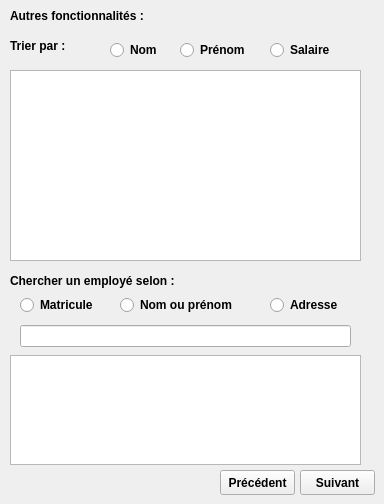
      <widget class="QWidget" name="page_fonct_avance">
       <widget class="QLabel" name="label_tri_et_rech">
        <property name="geometry">
         <rect>
          <x>10</x>
          <y>-5</y>
          <width>341</width>
          <height>41</height>
         </rect>
        </property>
        <property name="font">
         <font>
          <pointsize>9</pointsize>
          <weight>75</weight>
          <bold>true</bold>
         </font>
        </property>
        <property name="text">
         <string>Autres fonctionnalités :</string>
        </property>
        <property name="margin">
         <number>0</number>
        </property>
       </widget>
       <widget class="QTableView" name="tab_employes_tri">
        <property name="geometry">
         <rect>
          <x>10</x>
          <y>70</y>
          <width>351</width>
          <height>191</height>
         </rect>
        </property>
       </widget>
       <widget class="QLabel" name="label_trierselon">
        <property name="geometry">
         <rect>
          <x>10</x>
          <y>25</y>
          <width>111</width>
          <height>41</height>
         </rect>
        </property>
        <property name="font">
         <font>
          <pointsize>9</pointsize>
          <weight>75</weight>
          <bold>true</bold>
         </font>
        </property>
        <property name="text">
         <string>Trier par :</string>
        </property>
        <property name="margin">
         <number>0</number>
        </property>
       </widget>
       <widget class="QRadioButton" name="radio_tri1">
        <property name="geometry">
         <rect>
          <x>110</x>
          <y>40</y>
          <width>97</width>
          <height>20</height>
         </rect>
        </property>
        <property name="font">
         <font>
          <weight>75</weight>
          <bold>true</bold>
         </font>
        </property>
        <property name="text">
         <string>Nom</string>
        </property>
       </widget>
       <widget class="QRadioButton" name="radio_tri2">
        <property name="geometry">
         <rect>
          <x>180</x>
          <y>40</y>
          <width>97</width>
          <height>20</height>
         </rect>
        </property>
        <property name="font">
         <font>
          <weight>75</weight>
          <bold>true</bold>
         </font>
        </property>
        <property name="text">
         <string>Prénom</string>
        </property>
       </widget>
       <widget class="QRadioButton" name="radio_tri3">
        <property name="geometry">
         <rect>
          <x>270</x>
          <y>40</y>
          <width>97</width>
          <height>20</height>
         </rect>
        </property>
        <property name="font">
         <font>
          <weight>75</weight>
          <bold>true</bold>
         </font>
        </property>
        <property name="text">
         <string>Salaire</string>
        </property>
       </widget>
       <widget class="QLabel" name="label_rech_selon">
        <property name="geometry">
         <rect>
          <x>10</x>
          <y>260</y>
          <width>221</width>
          <height>41</height>
         </rect>
        </property>
        <property name="font">
         <font>
          <pointsize>9</pointsize>
          <weight>75</weight>
          <bold>true</bold>
         </font>
        </property>
        <property name="text">
         <string>Chercher un employé selon :</string>
        </property>
        <property name="margin">
         <number>0</number>
        </property>
       </widget>
       <widget class="QRadioButton" name="radio_rech2">
        <property name="geometry">
         <rect>
          <x>120</x>
          <y>295</y>
          <width>141</width>
          <height>20</height>
         </rect>
        </property>
        <property name="font">
         <font>
          <weight>75</weight>
          <bold>true</bold>
         </font>
        </property>
        <property name="text">
         <string>Nom ou prénom</string>
        </property>
       </widget>
       <widget class="QRadioButton" name="radio_rech3">
        <property name="geometry">
         <rect>
          <x>270</x>
          <y>295</y>
          <width>97</width>
          <height>20</height>
         </rect>
        </property>
        <property name="font">
         <font>
          <weight>75</weight>
          <bold>true</bold>
         </font>
        </property>
        <property name="text">
         <string>Adresse</string>
        </property>
       </widget>
       <widget class="QRadioButton" name="radio_rech1">
        <property name="geometry">
         <rect>
          <x>20</x>
          <y>295</y>
          <width>97</width>
          <height>20</height>
         </rect>
        </property>
        <property name="font">
         <font>
          <weight>75</weight>
          <bold>true</bold>
         </font>
        </property>
        <property name="text">
         <string>Matricule</string>
        </property>
       </widget>
       <widget class="QPushButton" name="boutonpg_3_vers_2_emp">
        <property name="geometry">
         <rect>
          <x>220</x>
          <y>470</y>
          <width>75</width>
          <height>25</height>
         </rect>
        </property>
        <property name="font">
         <font>
          <weight>75</weight>
          <bold>true</bold>
         </font>
        </property>
        <property name="text">
         <string>Précédent</string>
        </property>
       </widget>
       <widget class="QLineEdit" name="lineEdit_recherche_emp">
        <property name="geometry">
         <rect>
          <x>20</x>
          <y>325</y>
          <width>331</width>
          <height>22</height>
         </rect>
        </property>
       </widget>
       <widget class="QTableView" name="tab_recherche_emp">
        <property name="geometry">
         <rect>
          <x>10</x>
          <y>355</y>
          <width>351</width>
          <height>110</height>
         </rect>
        </property>
       </widget>
       <widget class="QPushButton" name="boutonpg_3_vers_4_emp">
        <property name="geometry">
         <rect>
          <x>300</x>
          <y>470</y>
          <width>75</width>
          <height>25</height>
         </rect>
        </property>
        <property name="font">
         <font>
          <weight>75</weight>
          <bold>true</bold>
         </font>
        </property>
        <property name="text">
         <string>Suivant</string>
        </property>
       </widget>
      </widget>
